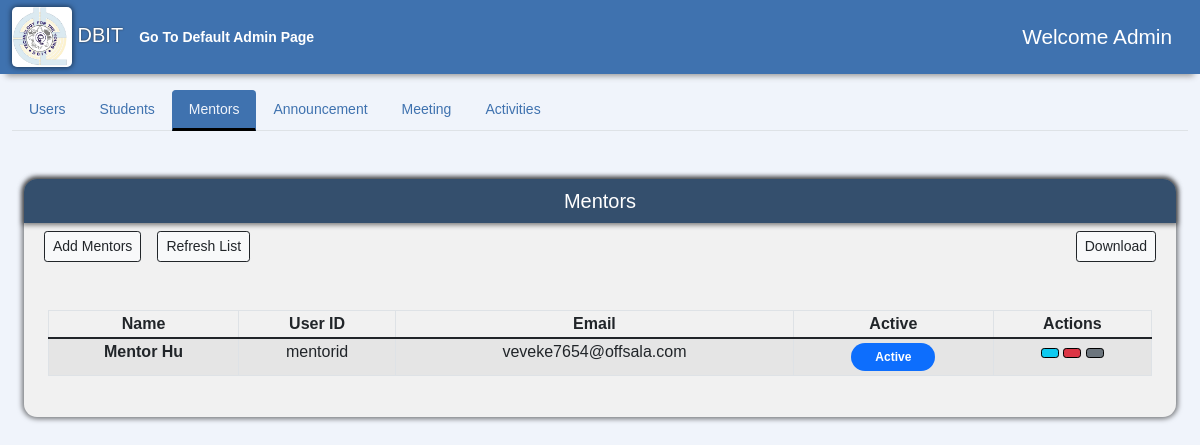
Before: /AdminPage/mentor (signed in) with the older database file.
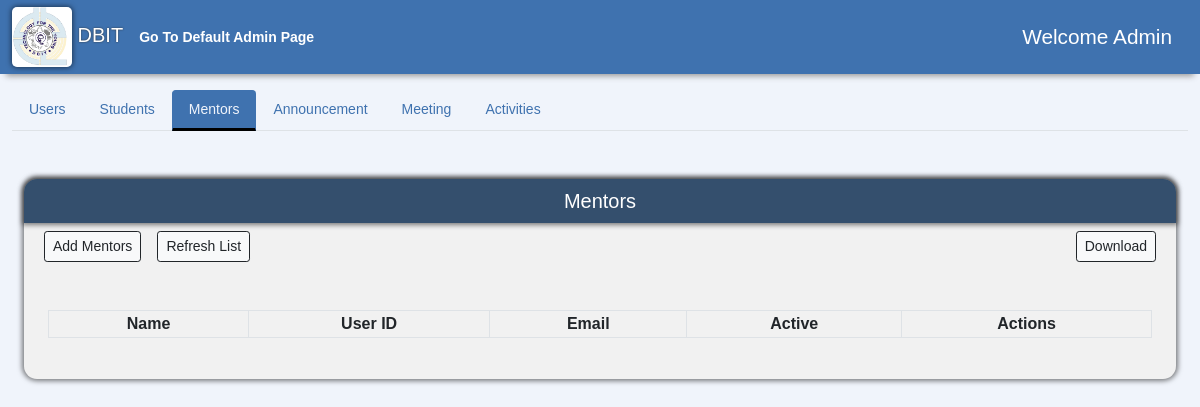
After: the same page with the newer database file.
### accounts/models.py (models this page shows, shortened)
class User(AbstractUser):
    usr_id = models.CharField(max_length=50, unique=True)
    username = None
    email = models.EmailField(max_length=255, unique=True)
    created_on = models.DateTimeField(auto_now_add=True)
    is_active = models.BooleanField(default=True)
    is_staff = models.BooleanField(default=False)
    is_superuser = models.BooleanField(default=False)
    first_name = models.CharField(max_length=50, null=True)
    last_name = models.CharField(max_length=50, null=True)
    middle_name = models.CharField(max_length=50, null=True)
    phone = models.CharField(max_length=10, null=True, blank=True)
    profile_img = models.ImageField(
        default='logo.png', null=True, blank=True, upload_to='images/')
    USERNAME_FIELD = 'email'
    REQUIRED_FIELDS = ['usr_id', ]
    objects = CustomUserManager()

### AdminPage/views.py (the view)
# urls.py: path('mentor', views.Adminmentor, name= 'admin-mentor'),
@login_required(login_url='Login')
def Adminmentor(request):
    if request.user.is_superuser:
        mentors = User.objects.filter(is_staff=True,is_superuser=False)
        context = {'users': mentors}
        return render(request,'AdminPage/admin-mentor.html',context)
    else:
        return HttpResponse("You are not authorized to view this page")

### Announcement/notification_processors.py (called while the page is built)
def announcements(request):
    allnotifications= Announcement.objects.all()
    return {'notifications':allnotifications}

def announcement_receiver(request):
    allreceivers= AnnouncementReceiver.objects.all()
    return {'receivers':allreceivers}

### FacultyDashboard/scheduled_meeting_processors.py (called while the page is built)
def scheduled_meetings(request):
    allmeetings= Meeting.objects.all()
    return {'meetings':allmeetings}

### AdminPage/templates/AdminPage/admin-mentor.html (shortened to what this page needs)
{% extends "admin.html" %}
{% load static %}
{% block mentorTabButton %}
<button class="nav-link active" id="nav-mentors-tab" data-bs-toggle="tab" data-bs-target="#nav-mentors" type="button" role="tab" aria-controls="nav-mentors-tab" aria-selected="true">
  Mentors
</button>
{% endblock %}
{% block mentorTabContent %}
<div class="tab-pane fade active show" id="nav-mentors" role="tabpanel" aria-labelledby="nav-mentors-tab">
  <div class="container-fluid mb-5">
    <div class="sidebar flex-shrink-0 dashboard-navigation">
      <div class="sidebar-heading d-flex align-items-center justify-content-center">
        <h5>Mentors</h5>
      </div>
      <div class="container-fluid" style="overflow-x: auto;">
        <div class="d-flex bd-highlight mb-3">
          <div class="p-2 bd-highlight">
            <button type="button" onclick="alert('Convert user to mentor');" class="btn btn-light ms-auto btn-sm btn-outline-dark">
              Add Mentors
            </button>
          </div>
          <div class="p-2 bd-highlight">
            <button type="button" onClick="window.location.reload()" class="btn btn-light  btn-sm btn-outline-dark" type="button">
              Refresh List
            </button>
          </div>
          <div class="ms-auto p-2 bd-highlight">
            <button type="button" onclick="alert('Logic to download csv');" class="btn btn-light ms-auto btn-sm btn-outline-dark">
              Download
            </button>
          </div>
        </div>
      </div>
      <div class="table-div m-4 mt-4 mb-4">
        <table class="table table-striped table-bordered" style="widows: 100%;" id="mentor-table">
          <thead>
            <tr>
              <th scope="col"class="px-2 py-1 text-center">Name</th>
              <th scope="col" class="px-2 py-1 text-center">User ID</th>
              <th scope="col" class="px-2 py-1 text-center">Email</th>
              <th scope="col" class="px-2 py-1 text-center">Active</th>
              <th scope="col" class="px-2 py-1 text-center">Actions</th>
            </tr>
          </thead>
          <tbody id="myTable">
            {% for user in users %}
            <tr>
              <th scope="row" class="px-2 py-1 text-center">{{user.first_name}} {{user.last_name}}</th>
              <td class="px-2 py-1 text-center">{{user.usr_id}}</td>
              <td class="px-2 py-1 text-center">{{user.email}}</td>
              <td class="px-2 py-1 text-center">
                {% if user.is_active %}
                <span class="badge bg-primary rounded-pill px-4 py-2">Active</span> {% else %}
                <span class="badge bg-danger rounded-pill px-4 py-2">Inactive</span> {% endif %}
              </td>
              <td class="px-2 py-1 text-center">
                <button type="button" class="btn btn-info ms-auto btn-sm" style="border-color: black" onClick="window.location.href='{% url 'update-user' user.usr_id%}'">
                </button>
                <form action="{% url 'delete-user' user.id %}" class="mb-0" style="display: inline-block" method='POST'>
                  <button type="submit" class="btn btn-danger ms-auto btn-sm" style="border-color: black" onClick="return confirm('Are you sure Do you want to delete this user/account ?');">
                  </button>
                </form>
                <button type="button" class="btn btn-secondary ms-auto btn-sm" style="border-color: black" onClick="window.location.href='{% url 'admin-assigned' user.usr_id %}'">
                </button>
              </td>
            </tr>
            {% endfor %}
          </tbody>
        </table>
      </div>
    </div>
  </div>
</div>
{% endblock %}

Changed rows visible on the page:
no longer on this page (row edited): User: first_name "Mentor", last_name "Hu", usr_id "mentorid", email "veveke7654@offsala.com", is_active "Active"
